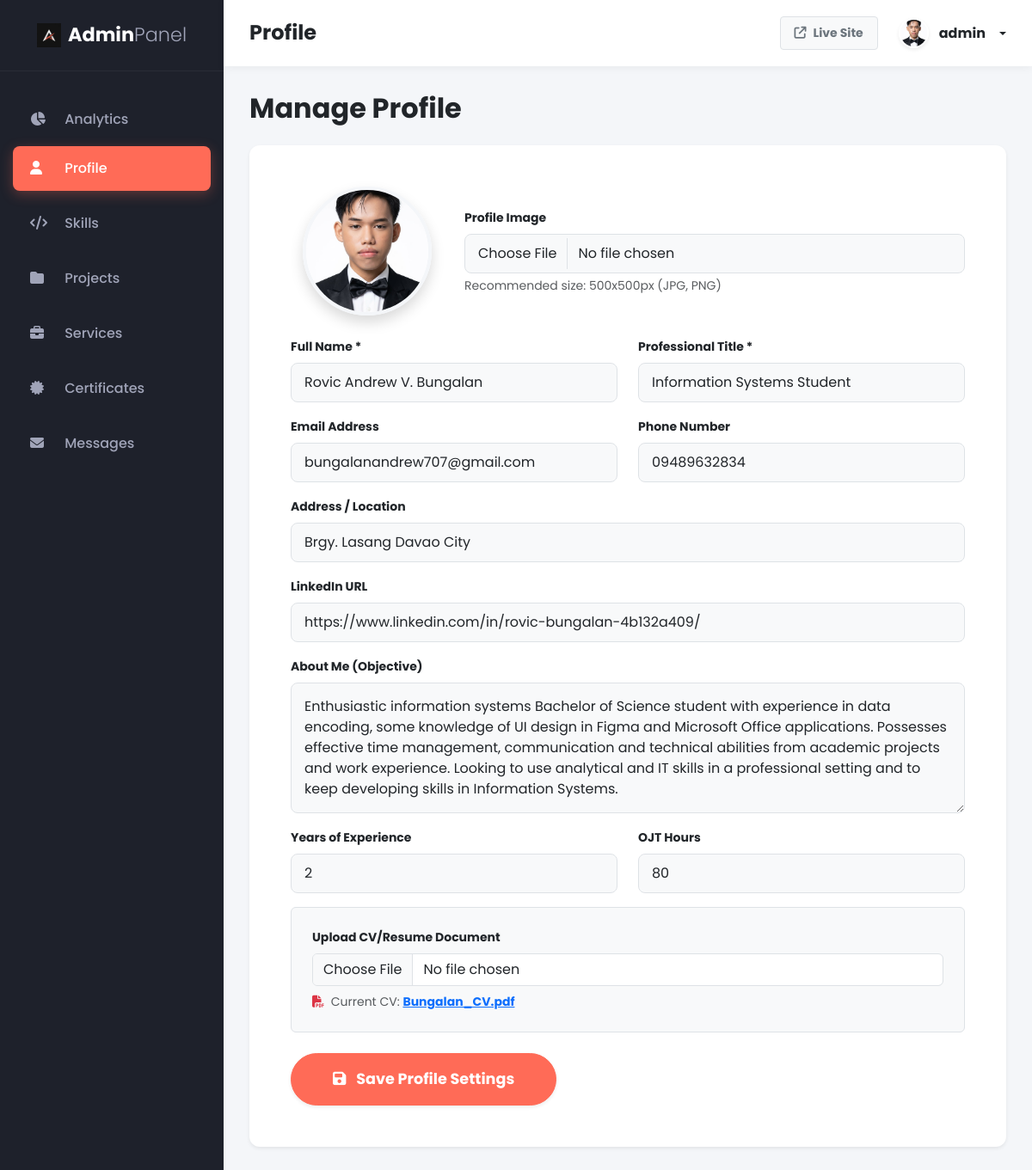
/admin/profile.php (signed in), run on the app's committed database.
### tables this page shows
CREATE TABLE `profile` (
  `id` int(11) NOT NULL,
  `name` varchar(255) DEFAULT NULL,
  `title` varchar(255) DEFAULT NULL,
  `objective` text DEFAULT NULL,
  `phone` varchar(50) DEFAULT NULL,
  `email` varchar(100) DEFAULT NULL,
  `address` varchar(255) DEFAULT NULL,
  `linkedin` varchar(255) DEFAULT NULL,
  `years_experience` int(11) DEFAULT 2,
  `ojt_hours` int(11) DEFAULT 80,
  `profile_image` varchar(255) DEFAULT NULL,
  `cv_path` varchar(255) DEFAULT NULL
);

### config/database.php (called while the page is built, shortened)
<?php
function get_asset_url($path) {
    if (preg_match('/(assets|resume)\/.*$/i', $path, $matches)) {
        return BASE_URL . $matches[0];
    }
    return $path;
}
?>

### admin/profile.php (the view, shortened to what this page needs)
<?php
require_once 'includes/header.php';
$stmt = $pdo->query("SELECT * FROM profile LIMIT 1");
$profile = $stmt->fetch();
?>
<h2 class="fw-bold text-dark mb-4">Manage Profile</h2>
<div class="card shadow-sm border-0 mb-5" style="border-radius: 12px;">
    <div class="card-body p-5">
        <form method="POST" enctype="multipart/form-data">
            <div class="row mb-4 align-items-center">
                <div class="col-md-3 text-center">
                    <?php if(!empty($profile['profile_image'])): ?>
                        <img src="<?= htmlspecialchars(get_asset_url($profile['profile_image'])) ?>" class="rounded-circle shadow" style="width: 150px; height: 150px; object-fit: cover; border: 4px solid var(--admin-bg);">
                    <?php else: ?>
                        <div class="rounded-circle shadow d-flex align-items-center justify-content-center mx-auto" style="width: 150px; height: 150px; background: #e9ecef; border: 4px solid var(--admin-bg);">
                            <i class="fa-solid fa-user text-secondary" style="font-size: 4rem;"></i>
                        </div>
                    <?php endif; ?>
                </div>
                <div class="col-md-9">
                    <label class="form-label fw-bold text-dark small">Profile Image</label>
                    <input type="file" name="profile_image" class="form-control bg-light border" style="border-radius: 8px; padding: 10px 15px;" accept="image/*">
                    <small class="text-muted d-block mt-1">Recommended size: 500x500px (JPG, PNG)</small>
                </div>
            </div>
            <div class="row">
                <div class="col-md-6 mb-3">
                    <label class="form-label fw-bold text-dark small">Full Name *</label>
                    <input type="text" name="name" class="form-control bg-light border" style="border-radius: 8px; padding: 10px 15px;" value="<?= htmlspecialchars($profile['name'] ?? '') ?>" required>
                </div>
                <div class="col-md-6 mb-3">
                    <label class="form-label fw-bold text-dark small">Professional Title *</label>
                    <input type="text" name="title" class="form-control bg-light border" style="border-radius: 8px; padding: 10px 15px;" value="<?= htmlspecialchars($profile['title'] ?? '') ?>" required>
                </div>
            </div>
            <div class="row">
                <div class="col-md-6 mb-3">
                    <label class="form-label fw-bold text-dark small">Email Address</label>
                    <input type="email" name="email" class="form-control bg-light border" style="border-radius: 8px; padding: 10px 15px;" value="<?= htmlspecialchars($profile['email'] ?? '') ?>">
                </div>
                <div class="col-md-6 mb-3">
                    <label class="form-label fw-bold text-dark small">Phone Number</label>
                    <input type="text" name="phone" class="form-control bg-light border" style="border-radius: 8px; padding: 10px 15px;" value="<?= htmlspecialchars($profile['phone'] ?? '') ?>">
                </div>
            </div>
            <div class="mb-3">
                <label class="form-label fw-bold text-dark small">Address / Location</label>
                <input type="text" name="address" class="form-control bg-light border" style="border-radius: 8px; padding: 10px 15px;" value="<?= htmlspecialchars($profile['address'] ?? '') ?>">
            </div>
            <div class="mb-3">
                <label class="form-label fw-bold text-dark small">LinkedIn URL</label>
                <input type="url" name="linkedin" class="form-control bg-light border" style="border-radius: 8px; padding: 10px 15px;" value="<?= htmlspecialchars($profile['linkedin'] ?? '') ?>">
            </div>
            <div class="mb-3">
                <label class="form-label fw-bold text-dark small">About Me (Objective)</label>
                <textarea name="objective" class="form-control bg-light border" style="border-radius: 8px; padding: 15px;" rows="5"><?= htmlspecialchars($profile['objective'] ?? '') ?></textarea>
            </div>
            <div class="row">
                <div class="col-md-6 mb-3">
                    <label class="form-label fw-bold text-dark small">Years of Experience</label>
                    <input type="number" name="years_experience" class="form-control bg-light border" style="border-radius: 8px; padding: 10px 15px;" value="<?= htmlspecialchars($profile['years_experience'] ?? 0) ?>">
                </div>
                <div class="col-md-6 mb-3">
                    <label class="form-label fw-bold text-dark small">OJT Hours</label>
                    <input type="number" name="ojt_hours" class="form-control bg-light border" style="border-radius: 8px; padding: 10px 15px;" value="<?= htmlspecialchars($profile['ojt_hours'] ?? 0) ?>">
                </div>
            </div>
            <div class="mb-4 p-4 rounded border bg-light">
                <label class="form-label fw-bold text-dark small d-block">Upload CV/Resume Document</label>
                <input type="file" name="cv_file" class="form-control mb-2" accept=".pdf,.doc,.docx">
                <?php if(!empty($profile['cv_path'])): ?>
                    <div class="small text-muted mt-2">
                        <i class="fa-solid fa-file-pdf text-danger me-1"></i> Current CV: <a href="<?= htmlspecialchars(get_asset_url($profile['cv_path'])) ?>" target="_blank" class="fw-bold"><?= basename($profile['cv_path']) ?></a>
                    </div>
                <?php endif; ?>
            </div>
            <button type="submit" class="btn btn-primary fw-bold px-5 py-3 rounded-pill shadow-sm" style="font-size: 1.1rem;">
                <i class="fa-solid fa-floppy-disk me-2"></i> Save Profile Settings
            </button>
        </form>
    </div>
</div>
<?php require_once 'includes/footer.php'; ?>

### admin/includes/header.php (shortened to what this page needs)
<?php
require_once '../config/database.php';
$current_page = basename($_SERVER['PHP_SELF'], '.php');
$profile_stmt = $pdo->query("SELECT profile_image FROM profile LIMIT 1");
$admin_profile = $profile_stmt->fetch();
$admin_avatar = (!empty($admin_profile['profile_image'])) ? get_asset_url($admin_profile['profile_image']) : 'https://ui-avatars.com/api/?name=Admin&background=1e212b&color=ff6b57';
?>
<!DOCTYPE html>
<html lang="en">
<head>
    <link href="https://cdn.jsdelivr.net/npm/bootstrap@5.3.2/dist/css/bootstrap.min.css" rel="stylesheet">
    <link rel="stylesheet" href="https://cdnjs.cloudflare.com/ajax/libs/font-awesome/6.4.0/css/all.min.css">
    <link href="https://cdn.jsdelivr.net/npm/sweetalert2@11.7.3/dist/sweetalert2.min.css" rel="stylesheet">
</head>
<body>
    <div id="wrapper">
        <div id="sidebar-wrapper">
            <div class="sidebar-heading fw-bold text-center d-flex align-items-center justify-content-center gap-2">
                <img src="<?= BASE_URL ?>assets/images/logo.png" alt="Logo" style="width: 28px; height: 28px; object-fit: contain;">
                <span class="text-white">Admin<span style="font-weight:300; color: #a0a4b8;">Panel</span></span>
            </div>
            <div class="list-group list-group-flush mt-4">
                <a href="index" class="list-group-item list-group-item-action <?= $current_page == 'index' ? 'active' : '' ?>"><i class="fa-solid fa-chart-pie me-3" style="width: 20px;"></i> Analytics</a>
                <a href="profile" class="list-group-item list-group-item-action <?= $current_page == 'profile' ? 'active' : '' ?>"><i class="fa-solid fa-user me-3" style="width: 20px;"></i> Profile</a>
                <a href="skills" class="list-group-item list-group-item-action <?= $current_page == 'skills' ? 'active' : '' ?>"><i class="fa-solid fa-code me-3" style="width: 20px;"></i> Skills</a>
                <a href="portfolio" class="list-group-item list-group-item-action <?= $current_page == 'portfolio' ? 'active' : '' ?>"><i class="fa-solid fa-folder me-3" style="width: 20px;"></i> Projects</a>
                <a href="services" class="list-group-item list-group-item-action <?= $current_page == 'services' ? 'active' : '' ?>"><i class="fa-solid fa-briefcase me-3" style="width: 20px;"></i> Services</a>
                <a href="certificates" class="list-group-item list-group-item-action <?= $current_page == 'certificates' ? 'active' : '' ?>"><i class="fa-solid fa-certificate me-3" style="width: 20px;"></i> Certificates</a>
                <a href="messages" class="list-group-item list-group-item-action <?= $current_page == 'messages' ? 'active' : '' ?> d-flex justify-content-between align-items-center">
                    <span><i class="fa-solid fa-envelope me-3" style="width: 20px;"></i> Messages</span>
                </a>
            </div>
        </div>
        <div id="page-content-wrapper">
            <nav class="top-navbar">
                <div class="d-flex align-items-center gap-3">
                    <h4 class="mb-0 text-dark fw-bold"><?= ucfirst($current_page) ?></h4>
                </div>
                <div class="d-flex align-items-center gap-2 gap-sm-4">
                    <a href="../" target="_blank" class="btn btn-sm btn-light border px-2 px-sm-3 py-2 fw-bold text-secondary" title="Live Site"><i class="fa-solid fa-arrow-up-right-from-square me-sm-2"></i><span class="d-none d-sm-inline">Live Site</span></a>
                    <div class="dropdown">
                        <button class="btn btn-white border-0 dropdown-toggle d-flex align-items-center gap-2 px-0" type="button" data-bs-toggle="dropdown">
                            <img src="<?= htmlspecialchars($admin_avatar) ?>" class="rounded-circle shadow-sm" width="35" height="35" style="object-fit: cover; border: 2px solid #fff;">
                            <span class="fw-bold text-dark mx-1"><?= htmlspecialchars($_SESSION['admin_username']) ?></span>
                        </button>
                    </div>
                </div>
            </nav>
            <div class="content-area">

### admin/includes/header.php (style rules this page uses)
:root { --admin-bg: #f4f6f9; --sidebar-bg: #1e212b; --sidebar-hover: #2a2e3d; --accent: #ff6b57; }
body { font-family: 'Poppins', sans-serif; background-color: var(--admin-bg); overflow-x: hidden; }
#wrapper { display: flex; width: 100%; align-items: stretch; }
#sidebar-wrapper { min-width: 260px; max-width: 260px; background-color: var(--sidebar-bg); min-height: 100vh; transition: all 0.3s; }
.sidebar-heading { padding: 1.5rem 1.25rem; font-size: 1.4rem; color: #fff; border-bottom: 1px solid rgba(255,255,255,0.05); }
.list-group-item { background: transparent; color: #a0a4b8; border: none; padding: 14px 20px; font-weight: 500; margin: 6px 15px; width: calc(100% - 30px); border-radius: 8px; transition: all 0.3s ease; }
.list-group-item.active { background: var(--accent); color: #fff; box-shadow: 0 4px 15px rgba(255,107,87,0.3); }
#page-content-wrapper { min-width: 0; width: 100%; display: flex; flex-direction: column; }
.top-navbar { background: #fff; padding: 15px 30px; box-shadow: 0 2px 10px rgba(0,0,0,0.05); display: flex; justify-content: space-between; align-items: center; z-index: 10; }
.content-area { padding: 30px; flex-grow: 1; overflow-y: auto; height: calc(100vh - 75px); }
.card { border: none; border-radius: 12px; box-shadow: 0 6px 20px rgba(0,0,0,0.03); transition: transform 0.3s; margin-bottom: 24px; }
.btn-primary { background-color: var(--accent); border-color: var(--accent); font-weight: 500; }

### data on the page
profile: profile_image (picture), name "Rovic Andrew V. Bungalan", title "Information Systems Student", email "bungalanandrew707@gmail.com", phone "09489632834", address "Brgy. Lasang Davao City", linkedin "https://www.linkedin.com/in/rovic-bungalan-4b132a409/", objective "Enthusiastic information systems Bachelor of Science student with experience in data encoding, some knowledge of UI design in Figma and Microsoft Office applications. Possesses effective time management, communication and technical abilities from academic projects and work experience. Looking to use analytical and IT skills in a professional setting and to keep developing skills in Information Systems.", years_experience "2", ojt_hours "80", cv_path "Bungalan_CV.pdf"

### other printed values
$current_page "Profile"
$_SESSION['admin_username'] "admin"
